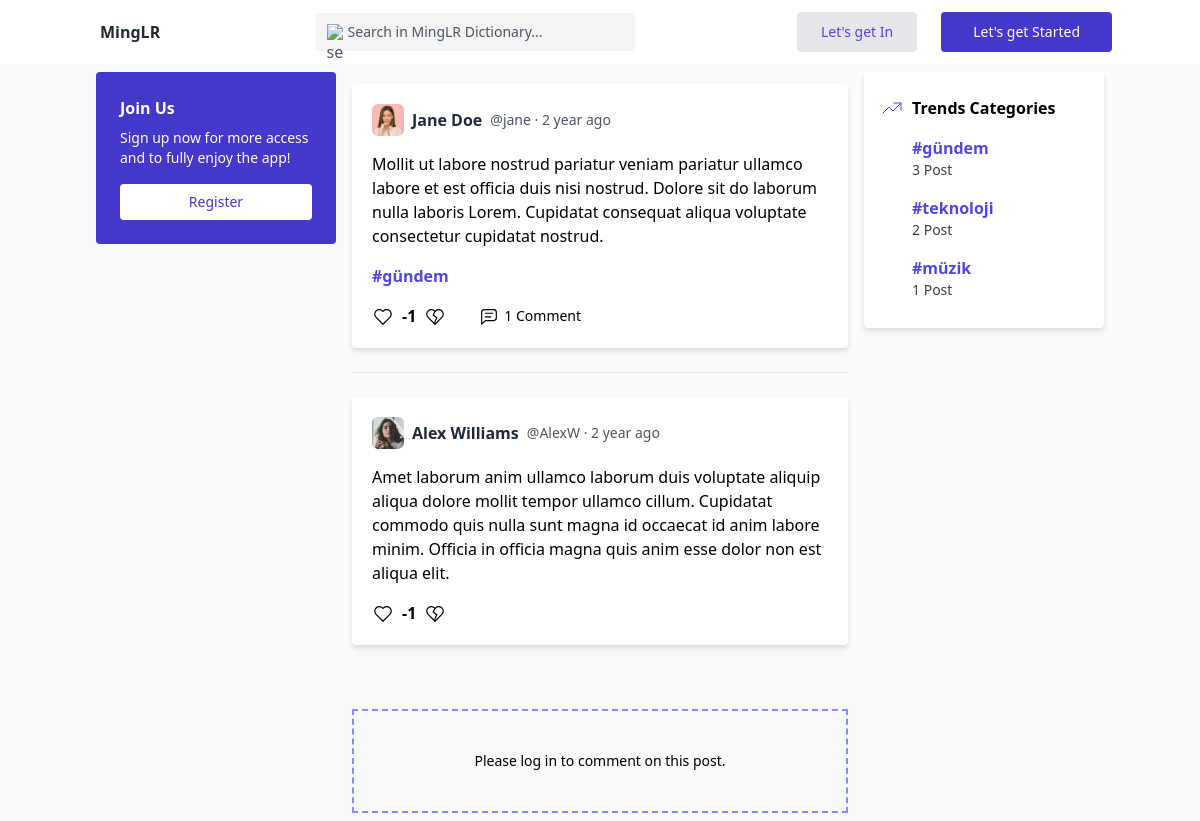
The page /pages/post.php?post_id=1 on the database its author committed.
### tables this page shows
CREATE TABLE `post` (
  `post_id` int(11) NOT NULL,
  `post_title` varchar(280) NOT NULL,
  `post_image` varchar(50) NOT NULL,
  `user_id` int(50) NOT NULL,
  `post_category_id` int(50) NOT NULL,
  `post_date` timestamp NOT NULL DEFAULT current_timestamp()
);

CREATE TABLE `users` (
  `id` int(11) NOT NULL,
  `username` varchar(255) NOT NULL,
  `first_name` varchar(50) NOT NULL,
  `last_name` varchar(50) NOT NULL,
  `email` varchar(255) NOT NULL,
  `password` varchar(255) NOT NULL,
  `profile_picture` varchar(50) NOT NULL DEFAULT 'default',
  `banner_picture` varchar(50) NOT NULL DEFAULT 'default',
  `role_id` int(11) NOT NULL DEFAULT 3,
  `user_date` timestamp NOT NULL DEFAULT current_timestamp() ON UPDATE current_timestamp()
);

CREATE TABLE `category` (
  `category_id` int(11) NOT NULL,
  `category_title` varchar(50) NOT NULL
);

CREATE TABLE `post_comment` (
  `post_comment_id` int(11) NOT NULL,
  `post_comment_title` varchar(280) NOT NULL,
  `post_comment_image` varchar(50) NOT NULL,
  `post_comment_user_id` int(11) NOT NULL,
  `post_comment_post_id` int(11) NOT NULL,
  `post_comment_date` timestamp NOT NULL DEFAULT current_timestamp()
);

### scripts/format_date.php (called while the page is built, shortened)
<?php
function time_elapsed_string($datetime, $full = false)
{
    $now = new DateTime;
    $ago = new DateTime($datetime);
    $diff = $now->diff($ago);
    $diff->w = floor($diff->d / 7);
    $diff->d -= $diff->w * 7;
    $string = array(
        'y' => 'year',
        'm' => 'month',
        'w' => 'week',
        'd' => 'day',
        'h' => 'hour',
        'i' => 'minute',
        's' => 'second',
    );
    foreach ($string as $k => &$v) {
        if ($diff->$k) {
            $v = $diff->$k . ' ' . $v;
        } else {
            unset($string[$k]);
        }
    }
    if (!$full) $string = array_slice($string, 0, 1);
    return $string ? implode(', ', $string) . ' ago' : 'now';
}
?>

### components/content/components/post-card.php (the view, shortened to what this page needs)
<div class="bg-white drop-shadow-md rounded p-5 my-3">
    <div class="flex items-center gap-2">
        <a href="profile.php?user_id=<?php echo $row["id"]; ?>">
            <?php if (isset($row["profile_picture"]) && $row["profile_picture"] == "default") { ?>
                <div class="relative w-8 h-8 overflow-hidden bg-indigo-100 rounded-md">
                    <svg class="absolute text-indigo-500 w-10 h-10 -left-1" fill="currentColor" viewBox="0 0 20 20" xmlns="http://www.w3.org/2000/svg">
                        <path fill-rule="evenodd" d="M10 9a3 3 0 100-6 3 3 0 000 6zm-7 9a7 7 0 1114 0H3z" clip-rule="evenodd"></path>
                    </svg>
                </div>
            <?php
            } else { ?>
                <img src="../assets/images/user/profile/<?php echo $row["profile_picture"]; ?>" alt="" class="w-8 h-8 rounded-md object-cover" />
            <?php } ?>
        </a>
        <a href="profile.php?user_id=<?php echo $row["id"]; ?>" class="text-gray-800 text-base font-semibold"><?php echo $row["first_name"] . " " . $row["last_name"]; ?></a>
        <p class="text-gray-600 text-sm">@<?php echo $row["username"] ?> · <?php echo time_elapsed_string($row["post_date"]) ?></p>
    </div>
    <a href="post.php?post_id=<?php echo $row["post_id"]; ?>">
        <div class="py-4">
            <?php echo $row["post_title"] ?>
        </div>
    </a>
    <a href="?category_id=<?php echo $row["category_id"]; ?>" class="text-indigo-600 text-base font-semibold">#<?php echo $row["category_title"] ?></a>
    <div class="flex mt-4">
        <form method="POST">
            <div class="flex items-center cursor-pointer">
                <button type="submit" name="post_like">
                    <?php
                    $isLikedQuery = "SELECT post_review_type FROM post_review WHERE post_review_user_id = ? AND post_review_post_id = ?;";
                    $stmt = $link->prepare($isLikedQuery);
                    $stmt->bind_param("ii", $user_id, $row["post_id"]);
                    $stmt->execute();
                    $result = $stmt->get_result();
                    $post_review_data = $result->fetch_assoc();
                    ?>
                    <svg xmlns="http://www.w3.org/2000/svg" class="cursor-pointer icon icon-tabler icon-tabler-heart hover:fill-indigo-600 <?php echo $post_review_data["post_review_type"] == 1 ? "fill-indigo-600 hover:text-indigo-600" : "" ?>" width="22" height="22" viewBox="0 0 24 24" stroke-width="1.275" stroke="currentcolor" fill="none" stroke-linecap="round" stroke-linejoin="round">
                        <path stroke="none" d="M0 0h24v24H0z" fill="none" />
                        <path d="M19.5 13.572l-7.5 7.428l-7.5 -7.428m0 0a5 5 0 1 1 7.5 -6.566a5 5 0 1 1 7.5 6.572" />
                    </svg>
                </button>
                <div class="font-bold px-2">
                    <?php
                    $likeCountQuery = "SELECT COUNT(*) as like_count FROM post_review WHERE post_review_post_id = ? AND post_review_type=1;";
                    $stmt = $link->prepare($likeCountQuery);
                    $stmt->bind_param("i", $row["post_id"]);
                    $stmt->execute();
                    $result = $stmt->get_result();
                    $like_count = $result->fetch_assoc();
                    $dislikeCountQuery = "SELECT COUNT(*) as dislike_count FROM post_review WHERE post_review_post_id = ? AND post_review_type=-1;";
                    $stmt = $link->prepare($dislikeCountQuery);
                    $stmt->bind_param("i", $row["post_id"]);
                    $stmt->execute();
                    $result = $stmt->get_result();
                    $dislike_count = $result->fetch_assoc();
                    echo $like_count["like_count"] - $dislike_count["dislike_count"];
                    ?>
                </div>
                <button type="submit" name="post_dislike">
                    <svg xmlns="http://www.w3.org/2000/svg" class="cursor-pointer icon icon-tabler icon-tabler-heart-broken hover:fill-indigo-600 <?php echo $post_review_data["post_review_type"] == -1 ? "fill-indigo-600 hover:text-indigo-600" : "" ?>" width="22" height="22" viewBox="0 0 24 24" stroke-width="1.275" stroke="currentcolor" fill="none" stroke-linecap="round" stroke-linejoin="round">
                        <path stroke="none" d="M0 0h24v24H0z" fill="none" />
                        <path d="M19.5 13.572l-7.5 7.428l-7.5 -7.428a5 5 0 1 1 7.5 -6.566a5 5 0 1 1 7.5 6.572" />
                        <path d="M12 7l-2 4l4 3l-2 4v3" />
                    </svg>
                </button>
            </div>
        </form>
        <div class="flex items-center ml-8 cursor-pointer hover:text-indigo-700">
            <?php
            $postCommentCountQuery = " SELECT COUNT(*) AS post_comment_count FROM post INNER JOIN post_comment ON post_id = post_comment.post_comment_post_id WHERE post_id = ? GROUP BY post_comment_post_id;";
            $stmt = $link->prepare($postCommentCountQuery);
            $stmt->bind_param("i", $row["post_id"]);
            $stmt->execute();
            $result = $stmt->get_result();
            $post_comment_count = $result->fetch_assoc();
            ?>
            <a href="post.php?post_id=<?php echo $row["post_id"]; ?>" class="text-sm px-1"><?php echo (!$result->num_rows) ? "0" : $post_comment_count["post_comment_count"]; ?> Comment</a>
        </div>
    </div>
</div>

### components/post-detail/index.php (shortened to what this page needs)
<?php
$user_id = null;
$post_id = $_GET["post_id"];
$postQuery = "SELECT * FROM post INNER JOIN category ON category.category_id = post.post_category_id INNER JOIN users ON users.id = post.user_id WHERE post.post_id = ?;";
$stmt = $link->prepare($postQuery);
$stmt->bind_param("i", $post_id);
$stmt->execute();
$result = $stmt->get_result();
$row = $result->fetch_assoc();
if (empty($row) || empty($post_id)) { ?>
    <div class="pt-16 text-sm text-center">Sorry, the post you are looking for could not be found.</div>
    <?php } else {
    include($_SERVER['DOCUMENT_ROOT'] . "/social2/social/components/content/components/post-card.php");
    $postQuery = "SELECT * FROM post_comment INNER JOIN users ON users.id = post_comment.post_comment_user_id WHERE post_comment_post_id = ? ORDER BY post_comment_id ASC";
    $stmt = $link->prepare($postQuery);
    $stmt->bind_param("i", $post_id);
    $stmt->execute();
    $commentData = $stmt->get_result();
    if ($commentData->num_rows > 0) {
        while ($comment_row = $commentData->fetch_assoc()) { ?>
            <div class="border-t my-6"></div>
        <?php
            include("components/comment-card.php");
        }
    } else { ?>
        <div class="py-16 text-sm text-center">There are no comments here. Why Don't you start...</div>
<?php }
    if (isset($_SESSION["loggedin"]) && $_SESSION["loggedin"] === true) {
        $user_id = $_SESSION["id"];
        include("components/share-comment.php");
    } else {
        include("components/share-comment-preview.php");
    }
} ?>

### components/post-detail/components/comment-card.php (shortened to what this page needs)
<div class="bg-white drop-shadow-md rounded p-5 my-3">
    <div class="flex items-center gap-2">
        <a href="profile.php?user_id=<?php echo $comment_row["id"]; ?>">
            <?php if (isset($comment_row["profile_picture"]) && $comment_row["profile_picture"] == "default") { ?>
                <div class="relative w-8 h-8 overflow-hidden bg-indigo-100 rounded-md">
                    <svg class="absolute text-indigo-500 w-10 h-10 -left-1" fill="currentColor" viewBox="0 0 20 20" xmlns="http://www.w3.org/2000/svg">
                        <path fill-rule="evenodd" d="M10 9a3 3 0 100-6 3 3 0 000 6zm-7 9a7 7 0 1114 0H3z" clip-rule="evenodd"></path>
                    </svg>
                </div>
            <?php
            } else { ?>
                <img src="../assets/images/user/profile/<?php echo $comment_row["profile_picture"]; ?>" alt="" class="w-8 h-8 rounded-md object-cover" />
            <?php } ?>
        </a>
        <a href="profile.php?user_id=<?php echo $comment_row["id"]; ?>" class="text-gray-800 text-base font-semibold"><?php echo $comment_row["first_name"] . " " . $comment_row["last_name"]; ?></a>
        <p class="text-gray-600 text-sm">@<?php echo $comment_row["username"] ?> · <?php echo time_elapsed_string($comment_row["post_comment_date"]) ?></p>
    </div>
    <div class="py-4">
        <?php echo $comment_row["post_comment_title"] ?>
    </div>
    <form method="POST">
        <div class="flex items-center cursor-pointer">
        <button type="submit" name="post_comment_like">
                <?php
                $isLikedQuery = "SELECT post_comment_review_type FROM post_comment_review WHERE post_comment_review_user_id = ? AND post_comment_review_post_comment_id = ?;";
                $stmt = $link->prepare($isLikedQuery);
                $stmt->bind_param("ii", $user_id, $comment_row["post_comment_id"]);
                $stmt->execute();
                $result = $stmt->get_result();
                $post_comment_review_data = $result->fetch_assoc();
                ?>
                <svg xmlns="http://www.w3.org/2000/svg" class="cursor-pointer icon icon-tabler icon-tabler-heart hover:fill-indigo-600 <?php echo $post_comment_review_data["post_comment_review_type"] == 1 ? "fill-indigo-600 hover:text-indigo-600" : "" ?>" width="22" height="22" viewBox="0 0 24 24" stroke-width="1.275" stroke="currentcolor" fill="none" stroke-linecap="round" stroke-linejoin="round">
                    <path stroke="none" d="M0 0h24v24H0z" fill="none" />
                    <path d="M19.5 13.572l-7.5 7.428l-7.5 -7.428m0 0a5 5 0 1 1 7.5 -6.566a5 5 0 1 1 7.5 6.572" />
                </svg>
            </button>
            <div class="font-bold px-2">
                <?php
                $likeCountQuery = "SELECT COUNT(*) as like_count FROM post_comment_review WHERE post_comment_review_post_comment_id = ? AND post_comment_review_type=1;";
                $stmt = $link->prepare($likeCountQuery);
                $stmt->bind_param("i", $comment_row["post_comment_id"]);
                $stmt->execute();
                $result = $stmt->get_result();
                $like_count = $result->fetch_assoc();
                $dislikeCountQuery = "SELECT COUNT(*) as dislike_count FROM post_comment_review WHERE post_comment_review_post_comment_id = ? AND post_comment_review_type=-1;";
                $stmt = $link->prepare($dislikeCountQuery);
                $stmt->bind_param("i", $comment_row["post_comment_id"]);
                $stmt->execute();
                $result = $stmt->get_result();
                $dislike_count = $result->fetch_assoc();
                echo $like_count["like_count"] - $dislike_count["dislike_count"];
                ?>
            </div>
            <button type="submit" name="post_comment_dislike">
                <svg xmlns="http://www.w3.org/2000/svg" class="cursor-pointer icon icon-tabler icon-tabler-heart-broken hover:fill-indigo-600 <?php echo $post_comment_review_data["post_comment_review_type"] == -1 ? "fill-indigo-600 hover:text-indigo-600" : "" ?>" width="22" height="22" viewBox="0 0 24 24" stroke-width="1.275" stroke="currentcolor" fill="none" stroke-linecap="round" stroke-linejoin="round">
                    <path stroke="none" d="M0 0h24v24H0z" fill="none" />
                    <path d="M19.5 13.572l-7.5 7.428l-7.5 -7.428a5 5 0 1 1 7.5 -6.566a5 5 0 1 1 7.5 6.572" />
                    <path d="M12 7l-2 4l4 3l-2 4v3" />
                </svg>
            </button>
        </div>
    </form>
</div>

### components/right-bar/components/trend-card.php (shortened to what this page needs)
<?php function TrendCard($trendData, $title)
{ ?>
    <div class="bg-white drop-shadow-md rounded px-4 py-6">
        <div class="flex gap-2">
            <span class="text-base font-semibold"><?php echo $title; ?></span>
        </div>
        <div class="flex flex-col gap-2 mt-3">
            <?php
            while ($row = $trendData->fetch_assoc()) {
            ?>
                <a href="?category_id=<?php echo $row["category_id"]; ?>" class="flex flex-col py-1 pl-8 hover:bg-indigo-50">
                    <span class="text-indigo-600 text-base font-semibold">#<?php echo $row["category_title"]; ?></span>
                    <span class="text-gray-700 text-sm"><?php echo $row["COUNT(post_id)"]; ?> Post</span>
                </a>
            <?php }
            ?>
        </div>
    </div>
<?php } ?>

### rows shown on the page
post: user.profile_picture (picture), user.first_name "Jane", user.last_name "Doe", user.username "jane", post_date "2 year ago", post_title "Mollit ut labore nostrud pariatur veniam pariatur ullamco labore et est officia duis nisi nostrud. Dolore sit do laborum nulla laboris Lorem. Cupidatat consequat aliqua voluptate consectetur cupidatat nostrud.", category.category_title "gündem"
post_comment: users.profile_picture (picture), users.first_name "Alex", users.last_name "Williams", users.username "AlexW", post_comment_date "2 year ago", post_comment_title "Amet laborum anim ullamco laborum duis voluptate aliquip aliqua dolore mollit tempor ullamco cillum. Cupidatat commodo quis nulla sunt magna id occaecat id anim labore minim. Officia in officia magna quis anim esse dolor non est aliqua elit.", dislike_count "-1"
category: category_title "gündem", COUNT "3"
category: category_title "teknoloji", COUNT "2"
category: category_title "müzik", COUNT "1"

### other values the page prints
$like_count["like_count"] - $dislike_count["dislike_count"] "-1"
$post_comment_count["post_comment_count"] "1"
$title "Trends Categories"
